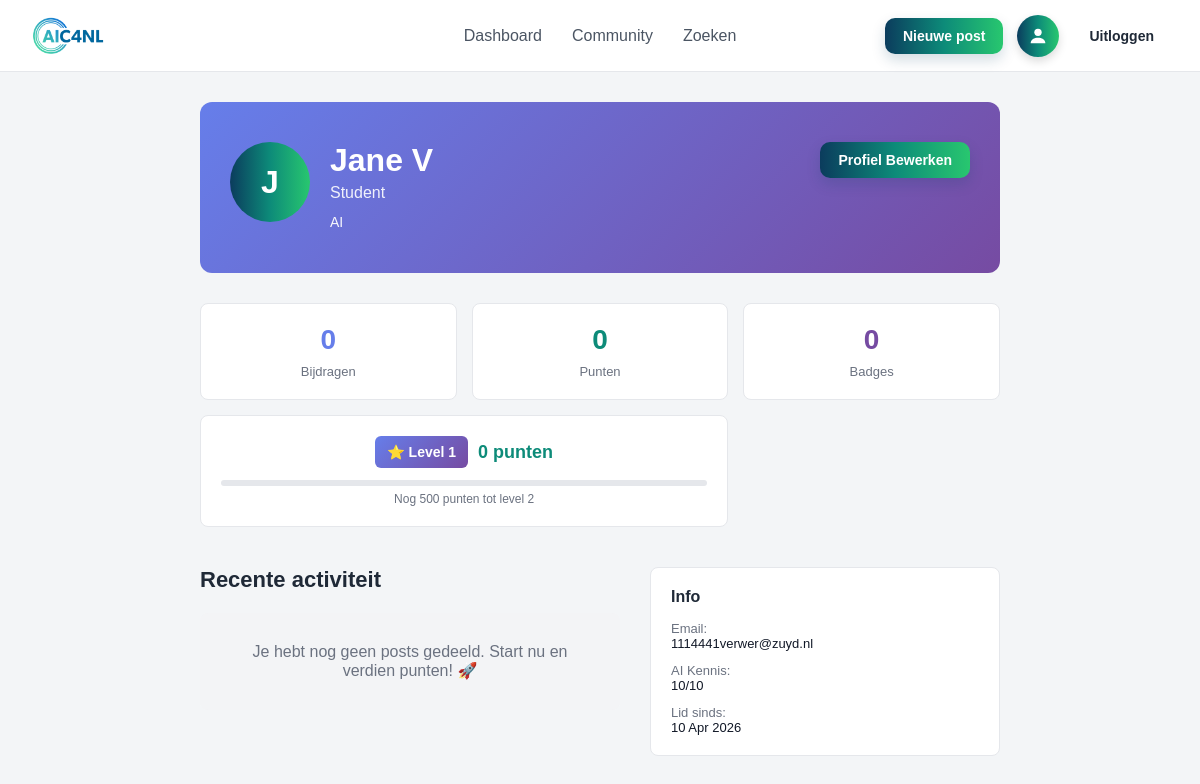
/profiel/ (signed in), run on an earlier commit of the app's database.
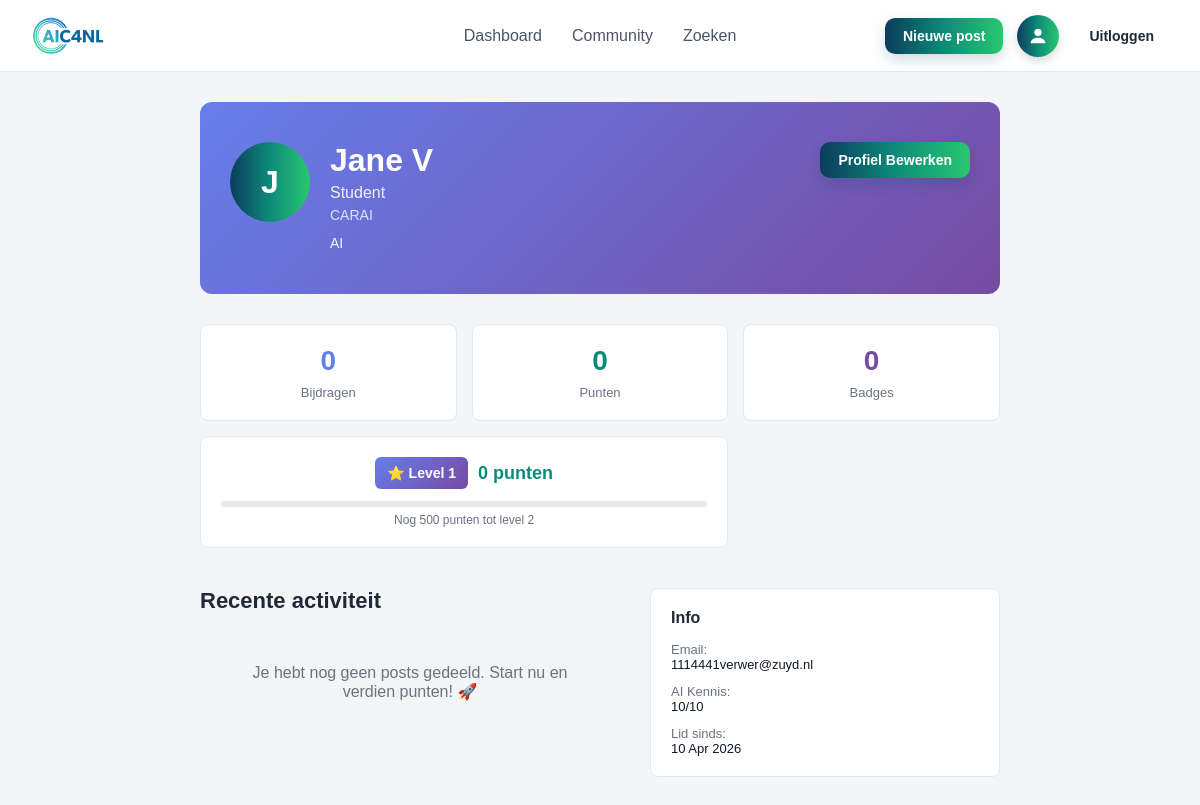
And on a later commit of the database.
### core/models.py (models this page shows, shortened)
class User(AbstractUser):
    email = models.EmailField(unique=True)
    date_of_birth = models.DateField(blank=True, null=True)
    function = models.CharField(max_length=255, blank=True, null=True)
    description = models.TextField(blank=True, null=True)
    ai_knowledge_level = models.IntegerField(
        validators=[MinValueValidator(1), MaxValueValidator(10)],
        blank=True,
        null=True
    )
    points = models.IntegerField(default=0)
    rank = models.CharField(max_length=255, blank=True, null=True)
    is_admin = models.BooleanField(default=False)
    institution = models.ForeignKey(
        Institution,
        on_delete=models.SET_NULL,
        null=True,
        blank=True,
        related_name="users"
    )
    badges = models.ManyToManyField(
        Badge,
        blank=True,
        related_name="users"
    )
    def get_level(self):
        if self.points >= 2000:
            return 5
        elif self.points >= 1000:
            return 4
        elif self.points >= 500:
            return 3
        elif self.points >= 200:
            return 2
        else:
            return 1
    def get_level_progress(self):
        level = self.get_level()
        thresholds = {1: 200, 2: 500, 3: 1000, 4: 2000, 5: 2500}
        if level == 5:
            current_threshold = 2000
            next_threshold = 5000
        else:
            current_threshold = thresholds.get(level - 1, 0)
            next_threshold = thresholds[level]
        range_size = next_threshold - current_threshold
        progress = self.points - current_threshold
        percentage = int((progress / range_size) * 100) if range_size > 0 else 0
        return min(percentage, 100)
    def get_points_for_next_level(self):
        level = self.get_level()
        thresholds = {1: 200, 2: 500, 3: 1000, 4: 2000, 5: 5000}
        return max(0, thresholds.get(level + 1, 5000) - self.points)

class Institution(models.Model):
    name = models.CharField(max_length=255)
    description = models.TextField(blank=True, null=True)
    is_learning_institution = models.BooleanField(default=False)
    is_care_institution = models.BooleanField(default=False)
    def __str__(self):
        return self.name

### core/views.py (the view, shortened to what this page needs)
# urls.py: path('profiel/', views.profiel_view, name='profiel'),
@login_required
def profiel_view(request):
    user_posts = request.user.posts.all().order_by('-created_at')
    form = PostForm()
    return render(request, 'core/profiel.html', {
        'user_posts': user_posts,
        'form': form,
        'is_own_profile': True
    })

### core/templates/core/profiel.html (shortened to what the changed rows need)
{% extends 'core/base.html' %}
{% block content %}
<div class="profile-container">
    <div style="background: linear-gradient(135deg, #667eea 0%, #764ba2 100%); color: white; padding: 40px 30px; border-radius: 12px; margin-bottom: 30px; position: relative;">
        <div style="display: flex; align-items: flex-start; gap: 20px;">
            <div class="profile-avatar" style="width: 80px; height: 80px; font-size: 32px;">
                {{ user.username|slice:":1"|upper }}
            </div>
            <div style="flex: 1;">
                <h1 style="margin: 0 0 5px 0; color: white;">{{ user.get_full_name|default:user.username }}</h1>
                {% if user.function %}
                    <p style="margin: 5px 0; font-size: 16px; opacity: 0.9;">{{ user.function }}</p>
                {% endif %}
                {% if user.institution %}
                    <p style="margin: 5px 0; font-size: 14px; opacity: 0.8;">{{ user.institution.name }}</p>
                {% endif %}
                {% if user.description %}
                    <p style="margin: 10px 0 0 0; font-size: 14px; line-height: 1.5; opacity: 0.95;">{{ user.description }}</p>
                {% endif %}
            </div>
            {% if is_own_profile %}
                <a href="{% url 'edit_profile' %}" class="btn btn-primary" style="white-space: nowrap;">Profiel Bewerken</a>
            {% endif %}
        </div>
    </div>
    <div style="display: grid; grid-template-columns: repeat(auto-fit, minmax(150px, 1fr)); gap: 15px; margin-bottom: 40px;">
        <div style="background: white; padding: 20px; border-radius: 8px; border: 1px solid #e5e7eb; text-align: center;">
            <div style="font-size: 28px; font-weight: bold; color: #667eea;">{{ user.posts.count }}</div>
            <div style="font-size: 13px; color: #6b7280; margin-top: 8px;">Bijdragen</div>
        </div>
        <div style="background: white; padding: 20px; border-radius: 8px; border: 1px solid #e5e7eb; text-align: center;">
            <div style="font-size: 28px; font-weight: bold; color: #0d8b79;">{{ user.points }}</div>
            <div style="font-size: 13px; color: #6b7280; margin-top: 8px;">Punten</div>
        </div>
        <div style="background: white; padding: 20px; border-radius: 8px; border: 1px solid #e5e7eb; text-align: center;">
            <div style="font-size: 28px; font-weight: bold; color: #764ba2;">{{ user.badges.count }}</div>
            <div style="font-size: 13px; color: #6b7280; margin-top: 8px;">Badges</div>
        </div>
        <div style="background: white; padding: 20px; border-radius: 8px; border: 1px solid #e5e7eb; position: relative; display: flex; align-items: center; justify-content: center; flex-direction: column; grid-column: span 2;">
            <div style="display: flex; align-items: center; gap: 10px;">
                <div style="background: linear-gradient(135deg, #667eea 0%, #764ba2 100%); padding: 8px 12px; border-radius: 6px; color: white; font-weight: bold; font-size: 14px;">⭐ Level {{ user.get_level }}</div>
                <span style="font-size: 18px; color: #0d8b79; font-weight: bold;">{{ user.points }} punten</span>
            </div>
            <div style="width: 100%; background: #e5e7eb; border-radius: 6px; height: 6px; margin-top: 12px; overflow: hidden;">
            </div>
            <div style="font-size: 12px; color: #6b7280; margin-top: 6px;">Nog {{ user.get_points_for_next_level }} punten tot level {{ user.get_level|add:1 }}</div>
        </div>
    </div>
    <div style="display: grid; grid-template-columns: 1fr 350px; gap: 30px;">
        <div>
            <h2 style="margin: 0 0 20px 0; font-size: 22px; font-weight: 600;">Recente activiteit</h2>
        </div>
        <div>
            <div style="background: white; padding: 20px; border-radius: 8px; border: 1px solid #e5e7eb;">
                <div style="font-size: 13px;">
                    {% if user.email %}
                        <div style="margin-bottom: 12px;">
                            <span style="color: #6b7280;">Email:</span>
                            <span style="color: #111827; display: block;">{{ user.email }}</span>
                        </div>
                    {% endif %}
                    {% if user.ai_knowledge_level %}
                        <div style="margin-bottom: 12px;">
                            <span style="color: #6b7280;">AI Kennis:</span>
                            <span style="color: #111827; display: block;">{{ user.ai_knowledge_level }}/10</span>
                        </div>
                    {% endif %}
                    {% if user.date_of_birth %}
                        <div>
                            <span style="color: #6b7280;">Lid sinds:</span>
                            <span style="color: #111827; display: block;">{{ user.date_joined|date:"d M Y" }}</span>
                        </div>
                    {% endif %}
                </div>
            </div>
        </div>
    </div>
</div>
{% endblock %}

What changed in the data, as far as the page shows it:
changed User "Jane V": institution_id empty → 1 (drawn); institution.name (not shown) → "CARAI"
